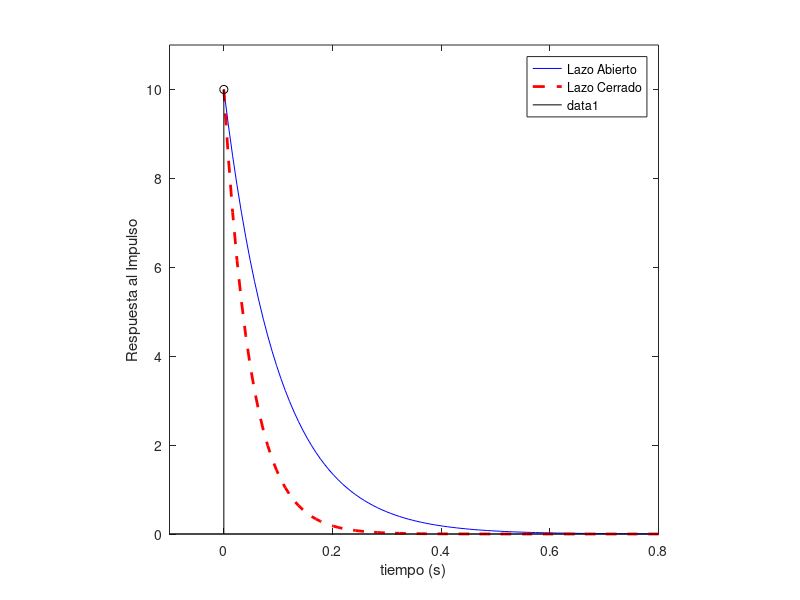
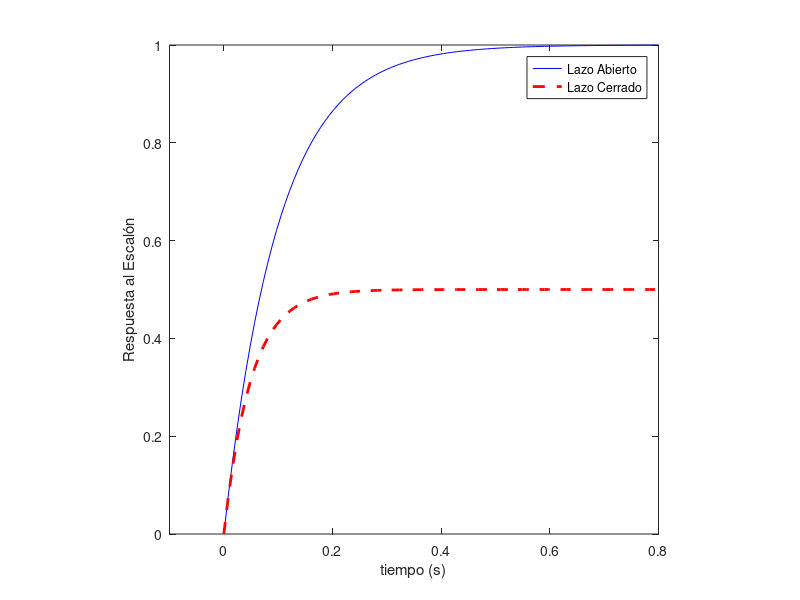

Recreate these plots in MATLAB, in order.
%% Sistema de Primer Orden
% Este sistema se da cuando L=0: H(s)=1/(tao*s+lambda)
t=linspace(0,0.8,100);
R=1; % cmH_2O s/ l
C=0.1;% l/cmH_2O
lambda=2;% Lazo cerrado
HLA=tf(1,[R*C 1]);
HLC=tf(1,[R*C lambda]);
% En lazo abierto y en lazo cerrado
y1=impulse(HLA,t); y2=impulse(HLC,t); figure(1);
plot(t,y1,'b',t,y2,'r--','linewidth',2); xlabel('tiempo (s)'); ylabel('Respuesta al Impulso'); 
legend('Lazo Abierto','Lazo Cerrado');
axis([-0.1 0.8 0 11]); axis square; hold on; stem(0,10,'k')
% Respuesta al escalón
y1=step(HLA,t); y2=step(HLC,t); figure(2);
plot(t,y1,'b',t,y2,'r--','linewidth',2); xlabel('tiempo (s)'); ylabel('Respuesta al Escalón'); 
legend('Lazo Abierto','Lazo Cerrado');
axis([-0.1 0.8 0 1]); axis square; 
